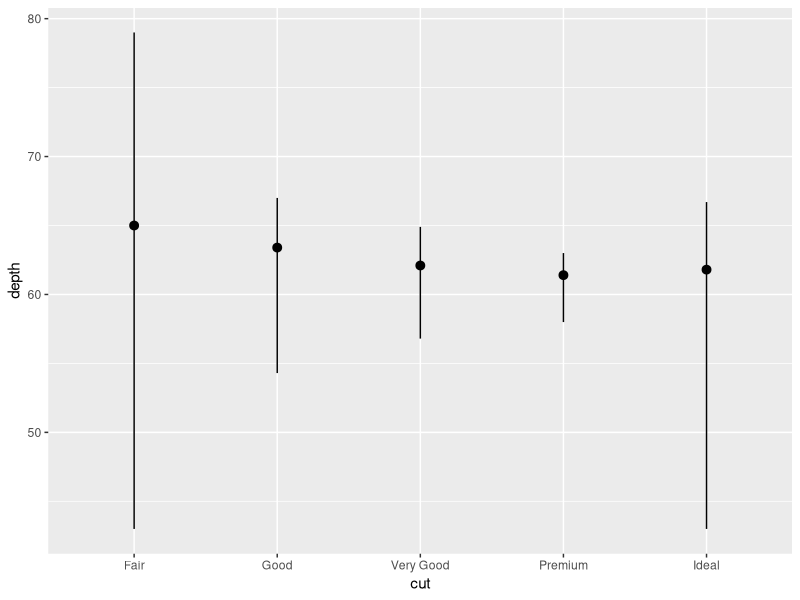
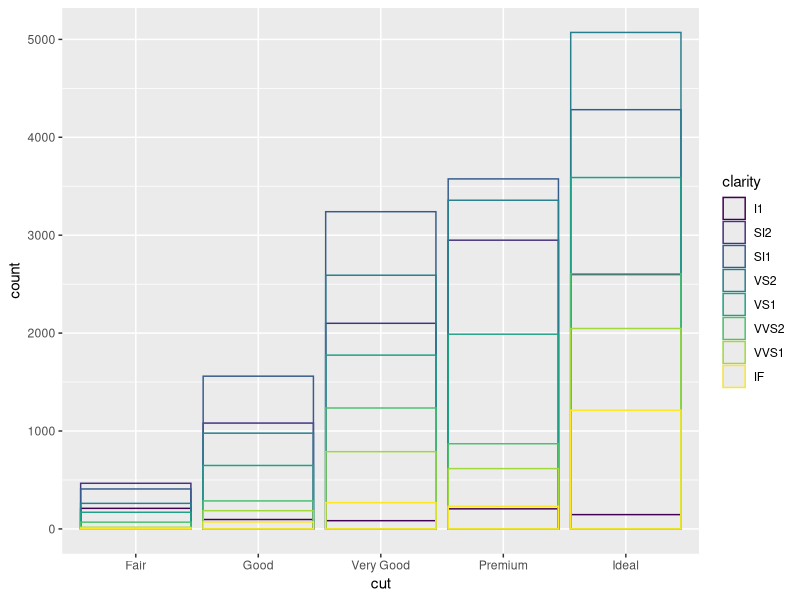
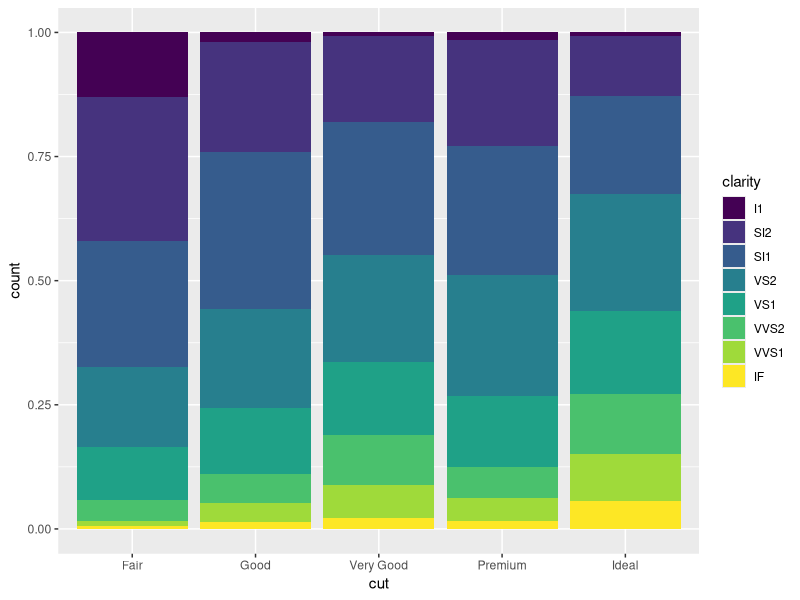
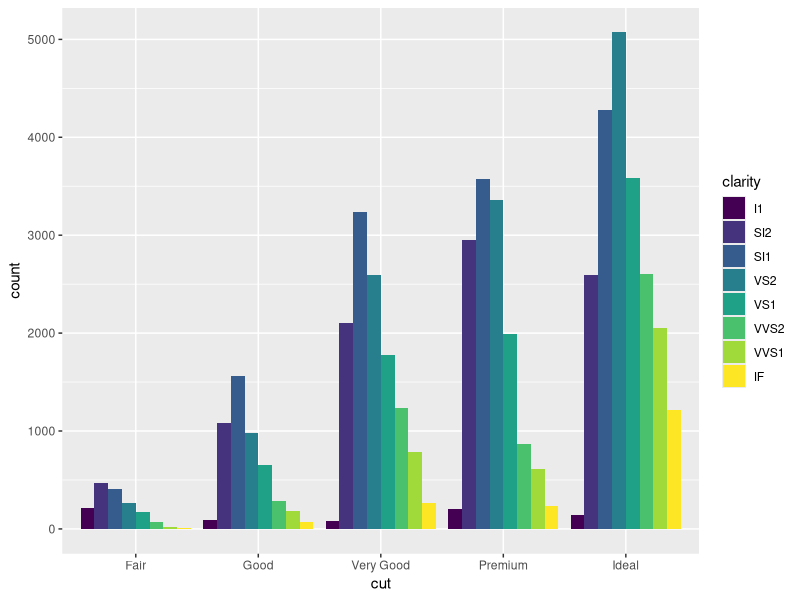
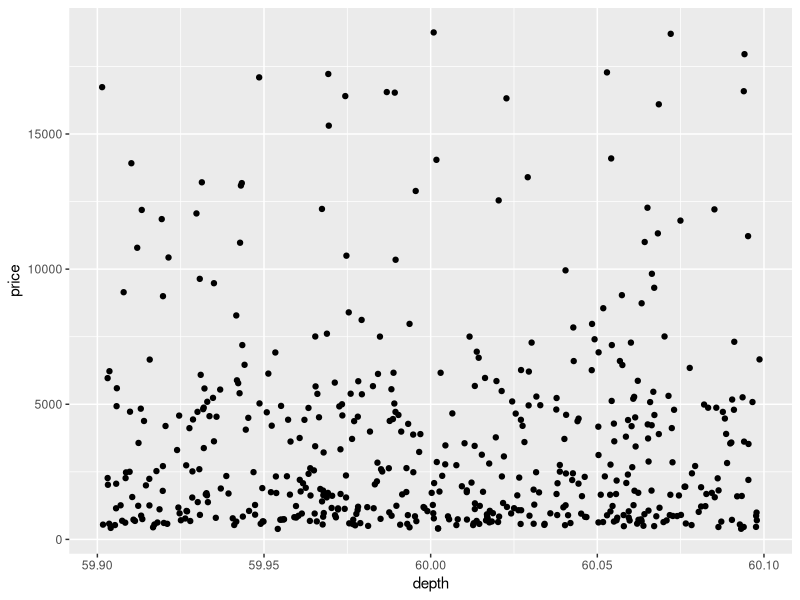
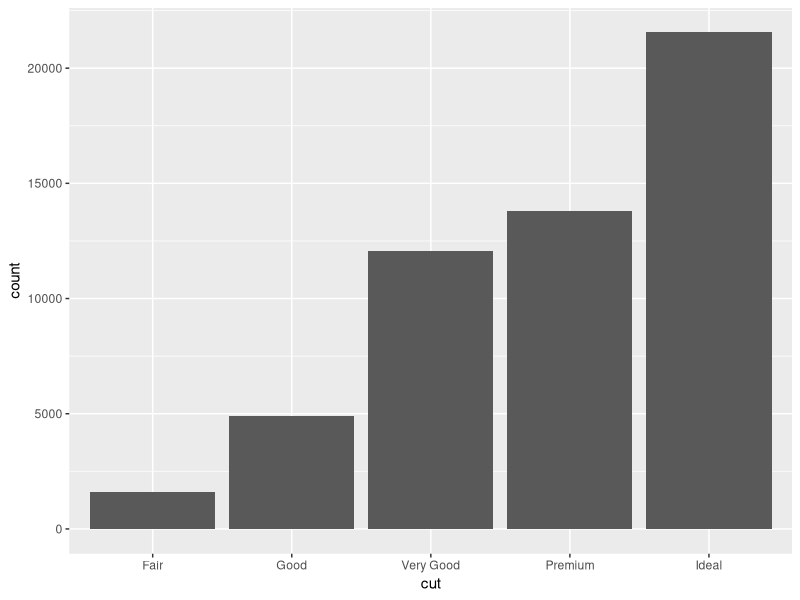
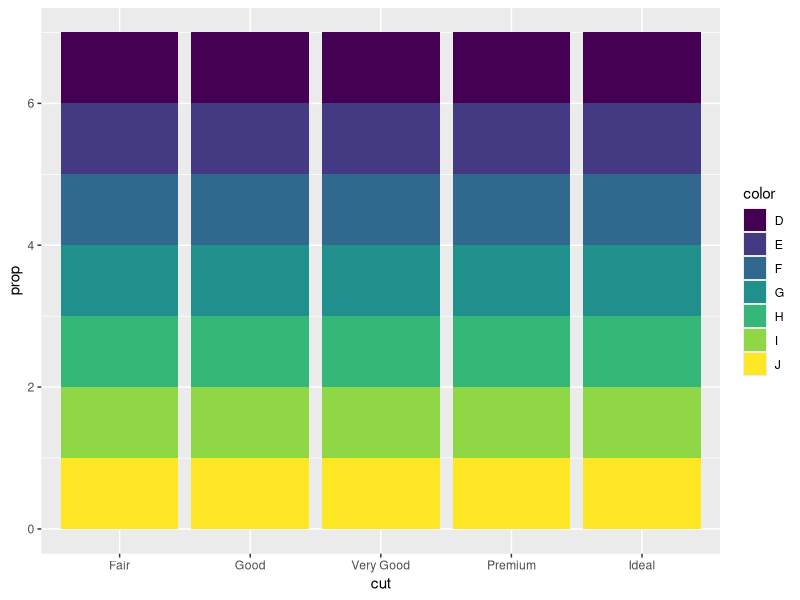
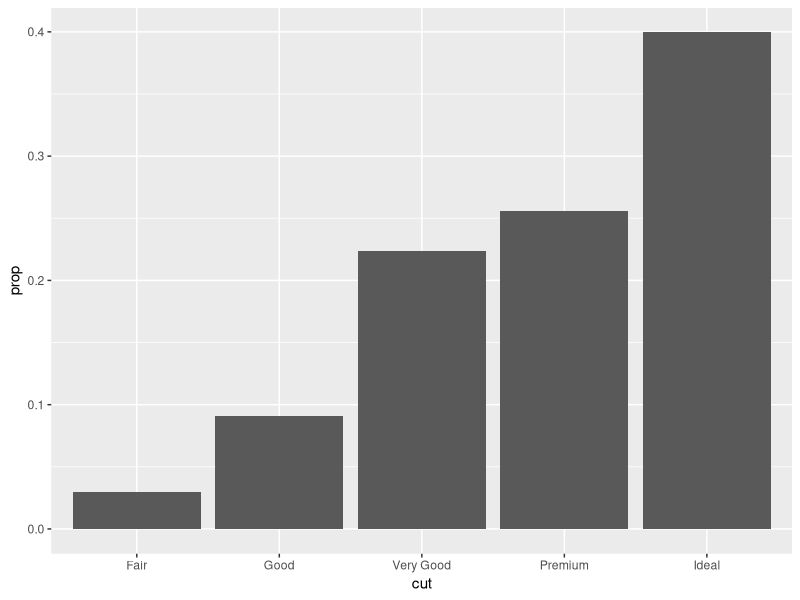

Write the R code that produced these figures, in order. (Note: this script raises an error after producing the figures.)
## ---- chunk 1
knitr::opts_chunk$set(echo = TRUE)
require(dplyr)
require(ggplot2)
require(modelr)
require(scales)
## ---- chunk 2
ggplot2::diamonds
## ---- chunk 3
ggplot(data = diamonds) +
  stat_summary(
    mapping = aes(x = cut, y = depth),
    fun.ymin = min,
    fun.ymax = max,
    fun.y = median
  )
## ---- chunk 4
# Max value is less than default stack position
ggplot(diamonds, mapping = aes(x = cut)) +
  # geom_bar(mapping = aes(fill = clarity), alpha = 2/5, position = "identity")
  geom_bar(mapping = aes(color = clarity), fill = NA, position = "identity")
## ---- chunk 5
base_plot <- ggplot(diamonds, mapping = aes(x = cut))
# Easy for proportions comparing
base_plot + geom_bar(mapping = aes(fill = clarity), position = "fill")
# Separate overlapping objects
base_plot + geom_bar(mapping = aes(fill = clarity), position = "dodge")
## ---- chunk 6
ggplot(diamonds) +
  # geom_point(mapping = aes(x = depth, y = price))
                                    # Many points around depth of 60 overlapped
  # geom_point(data = filter(diamonds, depth == 60), mapping = aes(x = depth, y = price))
                                    # Still hard to see where the mass of data is
  # geom_point(data = filter(diamonds, depth == 60), mapping = aes(x = depth, y = price), position = "jitter")
                                    # Spreads 511 points out making points receive random noises
  geom_jitter(data = filter(diamonds, depth == 60), mapping = aes(x = depth, y = price), width = 0.1)
                                    # Make the total spread to be 0.2 around 60
cat("Filtered Result Rows:", NROW(filter(diamonds, depth == 60)))
diamonds %>% filter(depth == 60) %>% count(cut)
## ---- chunk 7
(
  ggplot(data = diamonds) +
    geom_bar(mapping = aes(x = cut, y = ..count..))
    # geom_bar(mapping = aes(x = cut))  # Implicit Count Computing
    # Error: binwidth is not supported in bar_graph ↓
    # geom_bar(mapping = aes(x = cut), binwidth = 30)
    # stat_count(mapping = aes(x = cut))       # count transformation underlying
)
## ---- chunk 8
diamonds %>% count(cut)
## ---- chunk 9
(
  ggplot(diamonds) +
    # geom_bar(mapping = aes(x = cut, y = ..prop..))
    # Groupwise Proportion will make it work on default grouping strategy
    # which is grouped by color variable, in this data case
    geom_bar(mapping = aes(x = cut, y = ..prop.., fill = color))
    # Test if the color variable used as group definition
)
(
  ggplot(diamonds) +
    # disable all grouping strategy, makes ggplot take
    # the whole dataset as one group
    geom_bar(mapping = aes(x = cut, y = ..prop.., group = 1))
)
## ---- chunk 10
(
  ggplot(diamonds) +
    # geom_bar(mapping = aes(x = cut, y = ..count.., fill = clarity), position = "stack")
    geom_bar(mapping = aes(x = cut, y = ..count.., fill = clarity))
    # stack is default position in geom_bar function
)
(
  ggplot(diamonds) +
    geom_bar(mapping = aes(x = cut, y = ..prop.., fill = clarity, group = 1), position = "stack")
    # position does not work in proportion plot
)
## ---- chunk 11
ggplot(diamonds) +
  geom_bar(mapping = aes(x = cut, color = cut)) # Color a bar chart
ggplot(diamonds) +
  geom_bar(mapping = aes(x = cut, fill = cut))  # Fill a bar chart
## ---- chunk 12
(demo_small_table <- tibble::tribble(
  ~cut,         ~freq,
  #-----------|------
  "Fair",       1000,      # Key in a table should be unique for `identity stat`
  "Good",       2000,
  "Very Good",  3000,
  "Premium",    4000,
  "Ideal",      5000
))
demo_small_table %>%
  mutate(cut = fct_inorder(cut)) %>%
  rename(
    `カット` = cut,
    `頻度` = freq
  ) %>%
  ggplot() +
    geom_bar(mapping = aes(x = `カット`, y = `頻度`), stat = "identity")
## ---- chunk 13
ggplot(data = diamonds)+
  geom_histogram(mapping = aes(price, fill = cut), binwidth = 500)
# Get the tabular form data for continuous data
count(diamonds, cut_width(price, width = 500))
## ---- chunk 14
ggplot(diamonds) +
  geom_histogram(aes(x = price, fill = cut), bins = 30)
## ---- chunk 15
ggplot(diamonds) +
  geom_freqpoly(aes(x = price, color = cut), bins = 30)
## ---- chunk 16
ggplot(diamonds) +
  geom_freqpoly(aes(x = price, y = ..density.., color = cut), bins = 30)
## ---- chunk 17
ggplot(diamonds) +
  geom_count(mapping = aes(x = cut, y = color))
## This computing could also be available in table form:
diamonds %>% count(color, cut)
## ---- chunk 18
diamonds %>%
  count(color, cut) %>%
  ggplot() +
  geom_tile(mapping = aes(x = cut, y = color, fill = n)) +
  scale_fill_continuous(trans = 'reverse') +
  guides(fill = guide_legend(reverse = T))
## ---- chunk 19
(price_vs_carat <- ggplot(data = diamonds, mapping = aes(x = carat, y = price)) +
  geom_point(alpha = 1/10))
price_vs_carat + 
  scale_x_log10(
    breaks = trans_breaks("log10", function(x)  10 ^ x),
    labels = trans_format("log10", math_format(10 ^ .x))
  ) +
  scale_y_log10(
    breaks = trans_breaks("log10", function(x)  10 ^ x),
    labels = trans_format("log10", math_format(10 ^ .x))
  ) + geom_smooth(method = "lm")
price_vs_carat + coord_trans(x = "log10", y = "log10")
price_vs_carat + scale_x_log10() + scale_y_log10() + geom_smooth(method = "lm") + coord_polar()
## ---- chunk 20
ggplot(diamonds) +
  geom_bin2d(mapping = aes(x = carat, y = price))
## ---- chunk 21
ggplot(diamonds) +
  geom_hex(aes(x = carat, y = price))
## ---- chunk 22
ggplot(diamonds) +
  geom_boxplot(mapping = aes(x = carat, y = price, group = cut_width(carat, 0.5)))
## ---- chunk 23
ggplot(diamonds) +
  geom_boxplot(mapping = aes(
    x = carat,
    y = price,
    group = cut_number(carat, 20)
  ))
## ---- chunk 24
model <- lm(log(price) ~ log(carat), data = diamonds)
diamonds %>%
  add_residuals(model = model) %>%
  mutate(resid = exp(resid)) %>%
  ggplot() + geom_point(mapping = aes(x = carat, y = resid))
## ---- chunk 25
diamonds %>%
  add_residuals(
    model = lm(log(price) ~ log(carat), data = diamonds)
  ) %>%
  mutate(resid = exp(resid)) %>%
  ggplot() + geom_boxplot(mapping = aes(x = cut, y = resid))
## ---- chunk 26
# See what exactly equation `lm()` is fitting
select(diamonds, carat, price) %>%
  model_matrix(price ~ exp(carat))
# Attempt with Polynomial
select(diamonds, price, carat) %>%
  gather_predictions(
    lm(price ~ exp(carat), diamonds),
    lm(price ~ poly(carat, 1), diamonds),
    lm(price ~ poly(carat, 4), diamonds),
    lm(price ~ poly(carat, 7), diamonds),
    lm(price ~ poly(carat, 9), diamonds)
  ) %>%
  # na.rm --> Suppress missing values warning
  ggplot() + geom_point(aes(carat, price), na.rm = TRUE) +
  geom_line(aes(carat, pred, color = model), size = 1, na.rm = T) +
  ylim(0, 15000) + xlim(0, 3)
cat("The Number of Observations used: ", nobs(lm(price ~ exp(carat), diamonds)))
## ---- chunk 27
bar <- ggplot(diamonds) +
  geom_bar(
    mapping = aes(x = cut, fill = cut),
    show.legend = FALSE,     # Because x-axis has represented meanings of each bar
    width = 1
  )
bar <- bar + theme(aspect.ratio = 1)   # Set aspect ratio of the panel to the picture
(bar <- bar + labs(x = NULL, y = NULL))
bar + coord_flip()
bar + coord_polar()
## ---- chunk 28
(bar_plot <-
   ggplot(diamonds, mapping = aes(x = "", fill = clarity)) +
   geom_bar(width = 1))
bar_plot + coord_polar(theta = "y")
bar_plot + coord_polar(theta = "x")
## ---- chunk 29
(beforeZoom <- ggplot(diamonds) +
  geom_histogram(mapping = aes(x = y), binwidth = 0.5))
beforeZoom + coord_cartesian(ylim = c(0, 30))
beforeZoom + coord_cartesian(xlim = c(-2, 4), ylim = c(0, 10))
## ---- chunk 30
diamonds %>%
  filter(y < 3 | y > 20) %>%
  select(price, x, y, z) %>%
  arrange(y)
## ---- chunk 31
diamonds %>%
  mutate(
    y = ifelse(y < 3 | y > 20, NA, y) # Remove the effect from unusual values
  ) %>%
  ggplot() +
  geom_histogram(mapping = aes(x = y), binwidth = 0.5)
